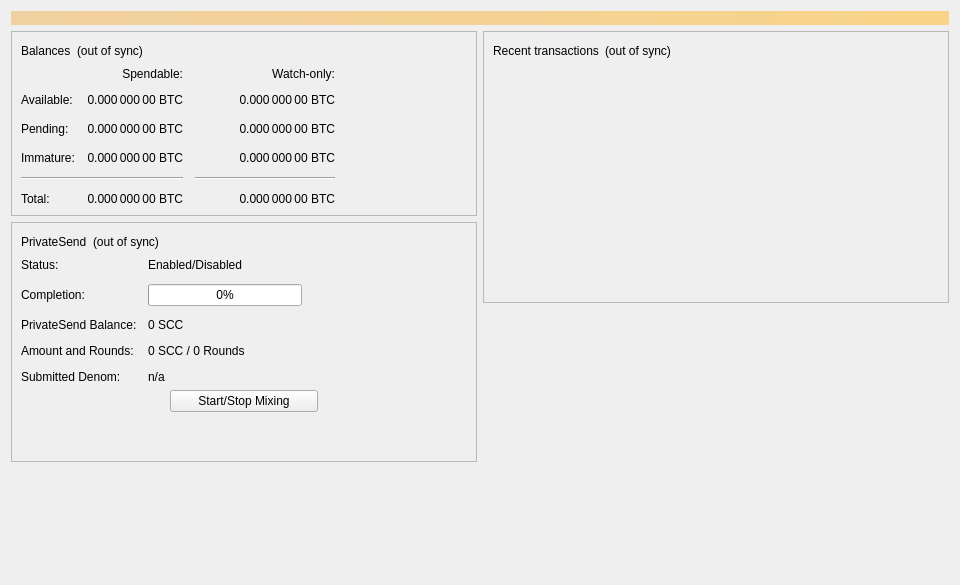
<?xml version="1.0" encoding="UTF-8"?>
<ui version="4.0">
 <class>OverviewPage</class>
 <widget class="QWidget" name="OverviewPage">
  <property name="geometry">
   <rect>
    <x>0</x>
    <y>0</y>
    <width>960</width>
    <height>585</height>
   </rect>
  </property>
  <property name="minimumSize">
   <size>
    <width>960</width>
    <height>0</height>
   </size>
  </property>
  <property name="windowTitle">
   <string>Form</string>
  </property>
  <layout class="QVBoxLayout" name="topLayout">
   <item>
    <widget class="QLabel" name="labelAlerts">
     <property name="visible">
      <bool>false</bool>
     </property>
     <property name="styleSheet">
      <string notr="true">QLabel { background-color: qlineargradient(x1: 0, y1: 0, x2: 1, y2: 0, stop:0 #F0D0A0, stop:1 #F8D488); color:#000000; }</string>
     </property>
     <property name="wordWrap">
      <bool>true</bool>
     </property>
     <property name="margin">
      <number>3</number>
     </property>
     <property name="textInteractionFlags">
      <set>Qt::TextSelectableByMouse</set>
     </property>
    </widget>
   </item>
   <item>
    <layout class="QHBoxLayout" name="horizontalLayout" stretch="1,1">
     <item>
      <layout class="QVBoxLayout" name="verticalLayout_2">
       <item>
        <widget class="QFrame" name="frame">
         <property name="frameShape">
          <enum>QFrame::StyledPanel</enum>
         </property>
         <property name="frameShadow">
          <enum>QFrame::Raised</enum>
         </property>
         <layout class="QVBoxLayout" name="verticalLayout_4">
          <item>
           <layout class="QHBoxLayout" name="horizontalLayout_4">
            <item>
             <widget class="QLabel" name="label_5">
              <property name="text">
               <string>Balances</string>
              </property>
             </widget>
            </item>
            <item>
             <widget class="QLabel" name="labelWalletStatus">
              <property name="toolTip">
               <string>The displayed information may be out of date. Your wallet automatically synchronizes with the StakeCubeCoin network after a connection is established, but this process has not completed yet.</string>
              </property>
              <property name="text">
               <string notr="true">(out of sync)</string>
              </property>
              <property name="alignment">
               <set>Qt::AlignLeading|Qt::AlignLeft|Qt::AlignVCenter</set>
              </property>
             </widget>
            </item>
            <item>
             <spacer name="horizontalSpacer_3">
              <property name="orientation">
               <enum>Qt::Horizontal</enum>
              </property>
              <property name="sizeHint" stdset="0">
               <size>
                <width>40</width>
                <height>20</height>
               </size>
              </property>
             </spacer>
            </item>
           </layout>
          </item>
          <item>
           <layout class="QGridLayout" name="gridLayout">
            <property name="spacing">
             <number>12</number>
            </property>
            <item row="2" column="2">
             <widget class="QLabel" name="labelWatchPending">
              <property name="cursor">
               <cursorShape>IBeamCursor</cursorShape>
              </property>
              <property name="toolTip">
               <string>Unconfirmed transactions to watch-only addresses</string>
              </property>
              <property name="text">
               <string notr="true">0.000 000 00 BTC</string>
              </property>
              <property name="alignment">
               <set>Qt::AlignRight|Qt::AlignTrailing|Qt::AlignVCenter</set>
              </property>
              <property name="textInteractionFlags">
               <set>Qt::LinksAccessibleByMouse|Qt::TextSelectableByKeyboard|Qt::TextSelectableByMouse</set>
              </property>
             </widget>
            </item>
            <item row="2" column="1">
             <widget class="QLabel" name="labelUnconfirmed">
              <property name="cursor">
               <cursorShape>IBeamCursor</cursorShape>
              </property>
              <property name="toolTip">
               <string>Total of transactions that have yet to be confirmed, and do not yet count toward the spendable balance</string>
              </property>
              <property name="text">
               <string notr="true">0.000 000 00 BTC</string>
              </property>
              <property name="alignment">
               <set>Qt::AlignRight|Qt::AlignTrailing|Qt::AlignVCenter</set>
              </property>
              <property name="textInteractionFlags">
               <set>Qt::LinksAccessibleByMouse|Qt::TextSelectableByKeyboard|Qt::TextSelectableByMouse</set>
              </property>
             </widget>
            </item>
            <item row="3" column="2">
             <widget class="QLabel" name="labelWatchImmature">
              <property name="cursor">
               <cursorShape>IBeamCursor</cursorShape>
              </property>
              <property name="toolTip">
               <string>Mined balance in watch-only addresses that has not yet matured</string>
              </property>
              <property name="text">
               <string notr="true">0.000 000 00 BTC</string>
              </property>
              <property name="alignment">
               <set>Qt::AlignRight|Qt::AlignTrailing|Qt::AlignVCenter</set>
              </property>
              <property name="textInteractionFlags">
               <set>Qt::LinksAccessibleByMouse|Qt::TextSelectableByKeyboard|Qt::TextSelectableByMouse</set>
              </property>
             </widget>
            </item>
            <item row="4" column="0" colspan="2">
             <widget class="Line" name="lineSpendableBalance">
              <property name="orientation">
               <enum>Qt::Horizontal</enum>
              </property>
             </widget>
            </item>
            <item row="4" column="2">
             <widget class="Line" name="lineWatchBalance">
              <property name="sizePolicy">
               <sizepolicy hsizetype="Preferred" vsizetype="Fixed">
                <horstretch>0</horstretch>
                <verstretch>0</verstretch>
               </sizepolicy>
              </property>
              <property name="minimumSize">
               <size>
                <width>140</width>
                <height>0</height>
               </size>
              </property>
              <property name="orientation">
               <enum>Qt::Horizontal</enum>
              </property>
             </widget>
            </item>
            <item row="5" column="0">
             <widget class="QLabel" name="labelTotalText">
              <property name="text">
               <string>Total:</string>
              </property>
             </widget>
            </item>
            <item row="3" column="1">
             <widget class="QLabel" name="labelImmature">
              <property name="cursor">
               <cursorShape>IBeamCursor</cursorShape>
              </property>
              <property name="toolTip">
               <string>Mined balance that has not yet matured</string>
              </property>
              <property name="text">
               <string notr="true">0.000 000 00 BTC</string>
              </property>
              <property name="alignment">
               <set>Qt::AlignRight|Qt::AlignTrailing|Qt::AlignVCenter</set>
              </property>
              <property name="textInteractionFlags">
               <set>Qt::LinksAccessibleByMouse|Qt::TextSelectableByKeyboard|Qt::TextSelectableByMouse</set>
              </property>
             </widget>
            </item>
            <item row="2" column="3">
             <spacer name="horizontalSpacer_2">
              <property name="orientation">
               <enum>Qt::Horizontal</enum>
              </property>
              <property name="sizeHint" stdset="0">
               <size>
                <width>40</width>
                <height>20</height>
               </size>
              </property>
             </spacer>
            </item>
            <item row="3" column="0">
             <widget class="QLabel" name="labelImmatureText">
              <property name="text">
               <string>Immature:</string>
              </property>
             </widget>
            </item>
            <item row="5" column="1">
             <widget class="QLabel" name="labelTotal">
              <property name="cursor">
               <cursorShape>IBeamCursor</cursorShape>
              </property>
              <property name="toolTip">
               <string>Your current total balance</string>
              </property>
              <property name="text">
               <string notr="true">0.000 000 00 BTC</string>
              </property>
              <property name="alignment">
               <set>Qt::AlignRight|Qt::AlignTrailing|Qt::AlignVCenter</set>
              </property>
              <property name="textInteractionFlags">
               <set>Qt::LinksAccessibleByMouse|Qt::TextSelectableByKeyboard|Qt::TextSelectableByMouse</set>
              </property>
             </widget>
            </item>
            <item row="5" column="2">
             <widget class="QLabel" name="labelWatchTotal">
              <property name="cursor">
               <cursorShape>IBeamCursor</cursorShape>
              </property>
              <property name="toolTip">
               <string>Current total balance in watch-only addresses</string>
              </property>
              <property name="text">
               <string notr="true">0.000 000 00 BTC</string>
              </property>
              <property name="alignment">
               <set>Qt::AlignRight|Qt::AlignTrailing|Qt::AlignVCenter</set>
              </property>
              <property name="textInteractionFlags">
               <set>Qt::LinksAccessibleByMouse|Qt::TextSelectableByKeyboard|Qt::TextSelectableByMouse</set>
              </property>
             </widget>
            </item>
            <item row="0" column="2">
             <widget class="QLabel" name="labelWatchonly">
              <property name="text">
               <string>Watch-only:</string>
              </property>
              <property name="alignment">
               <set>Qt::AlignRight|Qt::AlignTrailing|Qt::AlignVCenter</set>
              </property>
             </widget>
            </item>
            <item row="1" column="0">
             <widget class="QLabel" name="labelBalanceText">
              <property name="text">
               <string>Available:</string>
              </property>
             </widget>
            </item>
            <item row="1" column="1">
             <widget class="QLabel" name="labelBalance">
              <property name="cursor">
               <cursorShape>IBeamCursor</cursorShape>
              </property>
              <property name="toolTip">
               <string>Your current spendable balance</string>
              </property>
              <property name="text">
               <string notr="true">0.000 000 00 BTC</string>
              </property>
              <property name="alignment">
               <set>Qt::AlignRight|Qt::AlignTrailing|Qt::AlignVCenter</set>
              </property>
              <property name="textInteractionFlags">
               <set>Qt::LinksAccessibleByMouse|Qt::TextSelectableByKeyboard|Qt::TextSelectableByMouse</set>
              </property>
             </widget>
            </item>
            <item row="1" column="2">
             <widget class="QLabel" name="labelWatchAvailable">
              <property name="cursor">
               <cursorShape>IBeamCursor</cursorShape>
              </property>
              <property name="toolTip">
               <string>Your current balance in watch-only addresses</string>
              </property>
              <property name="text">
               <string notr="true">0.000 000 00 BTC</string>
              </property>
              <property name="alignment">
               <set>Qt::AlignRight|Qt::AlignTrailing|Qt::AlignVCenter</set>
              </property>
              <property name="textInteractionFlags">
               <set>Qt::LinksAccessibleByMouse|Qt::TextSelectableByKeyboard|Qt::TextSelectableByMouse</set>
              </property>
             </widget>
            </item>
            <item row="2" column="0">
             <widget class="QLabel" name="labelPendingText">
              <property name="text">
               <string>Pending:</string>
              </property>
             </widget>
            </item>
            <item row="0" column="1">
             <widget class="QLabel" name="labelSpendable">
              <property name="text">
               <string>Spendable:</string>
              </property>
              <property name="alignment">
               <set>Qt::AlignRight|Qt::AlignTrailing|Qt::AlignVCenter</set>
              </property>
             </widget>
            </item>
           </layout>
          </item>
         </layout>
        </widget>
       </item>
       <item>
        <widget class="QFrame" name="framePrivateSend">
         <property name="layoutDirection">
          <enum>Qt::LeftToRight</enum>
         </property>
         <property name="frameShape">
          <enum>QFrame::StyledPanel</enum>
         </property>
         <property name="frameShadow">
          <enum>QFrame::Raised</enum>
         </property>
         <layout class="QVBoxLayout" name="VerticalLayout_PS1">
          <item>
           <layout class="QHBoxLayout" name="horizontalLayout_5">
            <item>
             <widget class="QLabel" name="labelPrivateSendHeader">
              <property name="text">
               <string>PrivateSend</string>
              </property>
             </widget>
            </item>
            <item>
             <widget class="QLabel" name="labelPrivateSendSyncStatus">
              <property name="toolTip">
               <string>The displayed information may be out of date. Your wallet automatically synchronizes with the StakeCubeCoin network after a connection is established, but this process has not completed yet.</string>
              </property>
              <property name="text">
               <string notr="true">(out of sync)</string>
              </property>
              <property name="alignment">
               <set>Qt::AlignLeading|Qt::AlignLeft|Qt::AlignVCenter</set>
              </property>
             </widget>
            </item>
            <item>
             <spacer name="horizontalSpacer_4">
              <property name="orientation">
               <enum>Qt::Horizontal</enum>
              </property>
              <property name="sizeHint" stdset="0">
               <size>
                <width>40</width>
                <height>20</height>
               </size>
              </property>
             </spacer>
            </item>
           </layout>
          </item>
          <item>
           <layout class="QFormLayout" name="privateSendFormLayout">
            <property name="fieldGrowthPolicy">
             <enum>QFormLayout::AllNonFixedFieldsGrow</enum>
            </property>
            <property name="horizontalSpacing">
             <number>11</number>
            </property>
            <property name="verticalSpacing">
             <number>12</number>
            </property>
            <item row="0" column="0">
             <widget class="QLabel" name="labelPrivateSendEnabledText">
              <property name="text">
               <string>Status:</string>
              </property>
             </widget>
            </item>
            <item row="0" column="1">
             <widget class="QLabel" name="labelPrivateSendEnabled">
              <property name="text">
               <string>Enabled/Disabled</string>
              </property>
             </widget>
            </item>
            <item row="1" column="0">
             <widget class="QLabel" name="labelCompletitionText">
              <property name="text">
               <string>Completion:</string>
              </property>
             </widget>
            </item>
            <item row="1" column="1">
             <widget class="QProgressBar" name="privateSendProgress">
              <property name="maximumSize">
               <size>
                <width>154</width>
                <height>16777215</height>
               </size>
              </property>
              <property name="value">
               <number>0</number>
              </property>
             </widget>
            </item>
            <item row="2" column="0">
             <widget class="QLabel" name="labelAnonymizedText">
              <property name="text">
               <string>PrivateSend Balance:</string>
              </property>
             </widget>
            </item>
            <item row="2" column="1">
             <widget class="QLabel" name="labelAnonymized">
              <property name="text">
               <string notr="true">0 SCC</string>
              </property>
             </widget>
            </item>
            <item row="3" column="0">
             <widget class="QLabel" name="labelAmountAndRoundsText">
              <property name="text">
               <string>Amount and Rounds:</string>
              </property>
             </widget>
            </item>
            <item row="3" column="1">
             <widget class="QLabel" name="labelAmountRounds">
              <property name="text">
               <string>0 SCC / 0 Rounds</string>
              </property>
             </widget>
            </item>
            <item row="4" column="0">
             <widget class="QLabel" name="labelSubmittedDenomText">
              <property name="text">
               <string>Submitted Denom:</string>
              </property>
             </widget>
            </item>
            <item row="4" column="1">
             <widget class="QLabel" name="labelSubmittedDenom">
              <property name="toolTip">
               <string>The denominations you submitted to the Masternode.&lt;br&gt;To mix, other users must submit the exact same denominations.</string>
              </property>
              <property name="text">
               <string>n/a</string>
              </property>
              <property name="wordWrap">
               <bool>true</bool>
              </property>
             </widget>
            </item>
           </layout>
          </item>
          <item>
           <layout class="QVBoxLayout" name="VerticalLayout_PS">
            <item>
             <layout class="QHBoxLayout" name="horizontalLayout_3">
              <property name="topMargin">
               <number>0</number>
              </property>
              <item>
               <spacer name="horizontalSpacer_5">
                <property name="orientation">
                 <enum>Qt::Horizontal</enum>
                </property>
                <property name="sizeHint" stdset="0">
                 <size>
                  <width>40</width>
                  <height>20</height>
                 </size>
                </property>
               </spacer>
              </item>
              <item>
               <widget class="QPushButton" name="togglePrivateSend">
                <property name="sizePolicy">
                 <sizepolicy hsizetype="MinimumExpanding" vsizetype="Fixed">
                  <horstretch>0</horstretch>
                  <verstretch>0</verstretch>
                 </sizepolicy>
                </property>
                <property name="text">
                 <string>Start/Stop Mixing</string>
                </property>
               </widget>
              </item>
              <item>
               <spacer name="horizontalSpacer_6">
                <property name="orientation">
                 <enum>Qt::Horizontal</enum>
                </property>
                <property name="sizeHint" stdset="0">
                 <size>
                  <width>40</width>
                  <height>20</height>
                 </size>
                </property>
               </spacer>
              </item>
             </layout>
            </item>
            <item>
             <spacer name="verticalSpacer_3">
              <property name="orientation">
               <enum>Qt::Vertical</enum>
              </property>
              <property name="sizeHint" stdset="0">
               <size>
                <width>20</width>
                <height>40</height>
               </size>
              </property>
             </spacer>
            </item>
           </layout>
          </item>
         </layout>
        </widget>
       </item>
       <item>
        <spacer name="verticalSpacer">
         <property name="orientation">
          <enum>Qt::Vertical</enum>
         </property>
         <property name="sizeHint" stdset="0">
          <size>
           <width>20</width>
           <height>40</height>
          </size>
         </property>
        </spacer>
       </item>
      </layout>
     </item>
     <item>
      <layout class="QVBoxLayout" name="verticalLayout_3">
       <item>
        <widget class="QFrame" name="frame_2">
         <property name="frameShape">
          <enum>QFrame::StyledPanel</enum>
         </property>
         <property name="frameShadow">
          <enum>QFrame::Raised</enum>
         </property>
         <layout class="QVBoxLayout" name="verticalLayout">
          <item>
           <layout class="QHBoxLayout" name="horizontalLayout_2">
            <item>
             <widget class="QLabel" name="label_4">
              <property name="text">
               <string>Recent transactions</string>
              </property>
             </widget>
            </item>
            <item>
             <widget class="QLabel" name="labelTransactionsStatus">
              <property name="toolTip">
               <string>The displayed information may be out of date. Your wallet automatically synchronizes with the StakeCubeCoin network after a connection is established, but this process has not completed yet.</string>
              </property>
              <property name="text">
               <string notr="true">(out of sync)</string>
              </property>
              <property name="alignment">
               <set>Qt::AlignLeading|Qt::AlignLeft|Qt::AlignVCenter</set>
              </property>
             </widget>
            </item>
            <item>
             <spacer name="horizontalSpacer">
              <property name="orientation">
               <enum>Qt::Horizontal</enum>
              </property>
              <property name="sizeHint" stdset="0">
               <size>
                <width>40</width>
                <height>20</height>
               </size>
              </property>
             </spacer>
            </item>
           </layout>
          </item>
          <item>
           <widget class="QListView" name="listTransactions">
            <property name="styleSheet">
             <string notr="true">QListView { background: transparent; }</string>
            </property>
            <property name="frameShape">
             <enum>QFrame::NoFrame</enum>
            </property>
            <property name="verticalScrollBarPolicy">
             <enum>Qt::ScrollBarAlwaysOff</enum>
            </property>
            <property name="horizontalScrollBarPolicy">
             <enum>Qt::ScrollBarAlwaysOff</enum>
            </property>
            <property name="selectionMode">
             <enum>QAbstractItemView::NoSelection</enum>
            </property>
           </widget>
          </item>
         </layout>
        </widget>
       </item>
       <item>
        <spacer name="verticalSpacer_2">
         <property name="orientation">
          <enum>Qt::Vertical</enum>
         </property>
         <property name="sizeHint" stdset="0">
          <size>
           <width>20</width>
           <height>40</height>
          </size>
         </property>
        </spacer>
       </item>
      </layout>
     </item>
    </layout>
   </item>
  </layout>
 </widget>
 <resources/>
 <connections/>
</ui>
